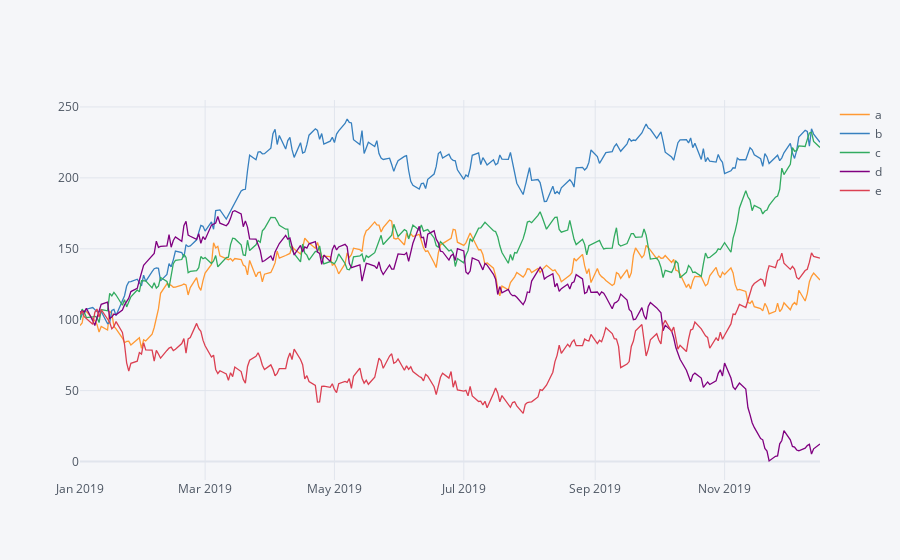

The notebook cell this image was saved under:
### Code cell
plyo.iplot(    # This makes use of the offline (notebook mode) capabilities of plotly.
    # The df.iplot() method is called with parameter asFigure=True to allow
    # for local plotting and embedding.
    df.iplot(asFigure=True),
    # image='png',    # The image option provides in addition a static bitmap version of the plot.
    # The filename for the bitmap to be saved is specified (the file type extension
    # is added automatically).
    filename='ply_01'
)

### Figure 1 — Plotly figure (JSON) as saved in the notebook; plotly's stock layout.template omitted (floating-point values rounded to 4 significant figures; data arrays with more than 128 entries replaced by an {"elided": "..."} marker saying what was removed)
{"data": [{"line": {"color": "rgba(255, 153, 51, 1.0)", "dash": "solid", "shape": "linear", "width": 1.3}, "mode": "lines", "name": "a", "text": "", "type": "scatter", "x": {"elided": "250 str values"}, "y": {"elided": "250 float values"}}, {"line": {"color": "rgba(55, 128, 191, 1.0)", "dash": "solid", "shape": "linear", "width": 1.3}, "mode": "lines", "name": "b", "text": "", "type": "scatter", "x": {"elided": "250 str values"}, "y": {"elided": "250 float values"}}, {"line": {"color": "rgba(50, 171, 96, 1.0)", "dash": "solid", "shape": "linear", "width": 1.3}, "mode": "lines", "name": "c", "text": "", "type": "scatter", "x": {"elided": "250 str values"}, "y": {"elided": "250 float values"}}, {"line": {"color": "rgba(128, 0, 128, 1.0)", "dash": "solid", "shape": "linear", "width": 1.3}, "mode": "lines", "name": "d", "text": "", "type": "scatter", "x": {"elided": "250 str values"}, "y": {"elided": "250 float values"}}, {"line": {"color": "rgba(219, 64, 82, 1.0)", "dash": "solid", "shape": "linear", "width": 1.3}, "mode": "lines", "name": "e", "text": "", "type": "scatter", "x": {"elided": "250 str values"}, "y": {"elided": "250 float values"}}], "layout": {"legend": {"bgcolor": "#F5F6F9", "font": {"color": "#4D5663"}}, "paper_bgcolor": "#F5F6F9", "plot_bgcolor": "#F5F6F9", "title": {"font": {"color": "#4D5663"}}, "xaxis": {"gridcolor": "#E1E5ED", "showgrid": true, "tickfont": {"color": "#4D5663"}, "title": {"font": {"color": "#4D5663"}, "text": ""}, "zerolinecolor": "#E1E5ED"}, "yaxis": {"gridcolor": "#E1E5ED", "showgrid": true, "tickfont": {"color": "#4D5663"}, "title": {"font": {"color": "#4D5663"}, "text": ""}, "zerolinecolor": "#E1E5ED"}}}
